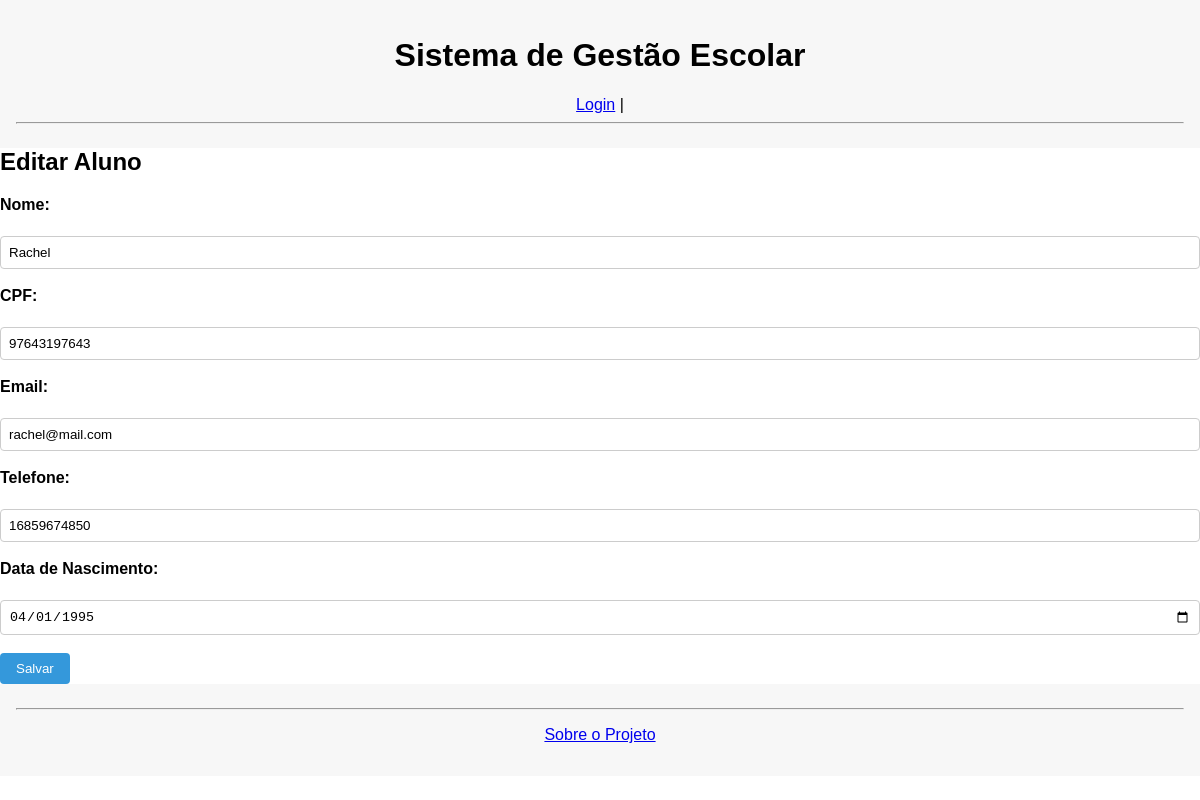
Page /alunos/editar/1 on the committed database.
### tables this page shows
CREATE TABLE alunos (
            id INTEGER PRIMARY KEY AUTOINCREMENT,
            nome TEXT,
            cpf TEXT UNIQUE,
            email TEXT,
            telefone TEXT,
            data_nascimento DATE,
            created_at DATETIME DEFAULT CURRENT_TIMESTAMP
        );

### app.py (the view, shortened to what this page needs)
@app.route('/alunos/editar/<int:id>', methods=['GET', 'POST'])
def editar_aluno(id):
    aluno = buscar_aluno(id)
    return render_template('alunos_editar.html', aluno=aluno)

### database.py (called while the page is built)
def conectar():
    con = sqlite3.connect('sge.db')
    con.row_factory = sqlite3.Row
    con.execute("PRAGMA foreign_keys = ON")
    return con

def buscar_aluno(id):
    con = conectar()
    cur = con.cursor()
    cur.execute("SELECT * FROM alunos WHERE id = ?", (id,))
    aluno = cur.fetchone()
    con.close()
    return aluno

### templates/alunos_editar.html
{% extends "base.html" %}
{% block content %}
<h2>Editar Aluno</h2>
<form method="post">
    <label>Nome:</label><br>
    <input type="text" name="nome" value="{{ aluno['nome'] }}" required><br><br>
    <label>CPF:</label><br>
    <input type="text" name="cpf" value="{{ aluno['cpf'] }}" required><br><br>
    <label>Email:</label><br>
    <input type="email" name="email" value="{{ aluno['email'] }}" required><br><br>
    <label>Telefone:</label><br>
    <input type="text" name="telefone" value="{{ aluno['telefone'] }}" required><br><br>
    <label>Data de Nascimento:</label><br>
    <input type="date" name="data_nascimento" value="{{ aluno['data_nascimento'] }}" required><br><br>
    <button type="submit">Salvar</button>
</form>
{% endblock %}

### static/css/style.css (style rules this page uses)
body { font-family: Arial, sans-serif; margin: 0; padding: 0; background-color: #ffffff; }
h2, h3 { margin-top: 0; }
label { display: block; margin-bottom: 0.25rem; font-weight: bold; }
input[type="text"], input[type="email"], input[type="password"], input[type="date"], input[type="number"], select, textarea { width: 100%; padding: 0.5rem; box-sizing: border-box; border: 1px solid #ccc; border-radius: 4px; }
button, input[type="submit"] { padding: 0.5rem 1rem; background-color: #3498db; color: #fff; border: none; border-radius: 4px; cursor: pointer; }

### rows in the picture
alunos: nome "Rachel", cpf "97643197643", email "rachel@mail.com", telefone "16859674850", data_nascimento "04/01/1995"
